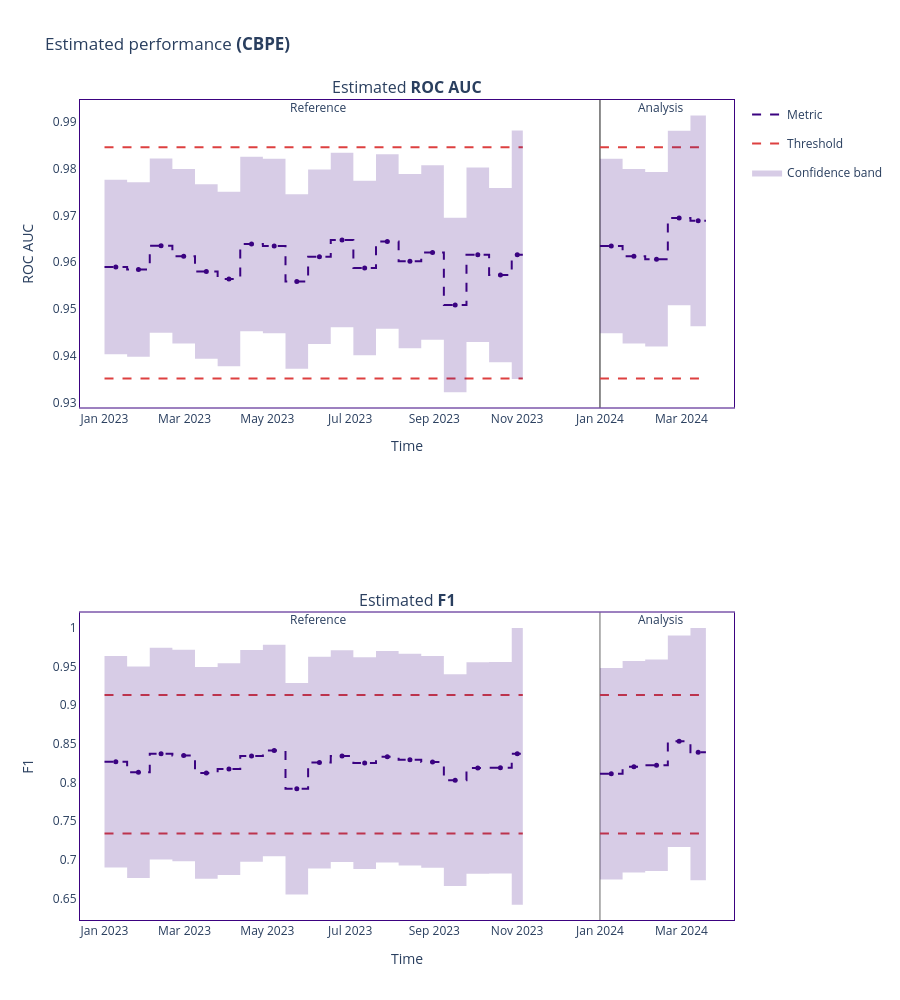

Source (notebook cell):
### Markdown cell above
---
## 6. CBPE — Performance Estimation Without Ground Truth <a id='6-cbpe'></a>

**Confidence-Based Performance Estimation (CBPE)** works in two phases:

1. **Fit on reference:** Learn a calibrated mapping from the model's predicted probability to the realised performance metric (AUC, F1, etc.).
2. **Estimate on analysis:** Apply that mapping to the analysis set's probabilities. Since the relationship between probability and performance was learned from the reference, the estimate is valid *as long as the model's probability calibration hasn't changed* — i.e., as long as concept drift hasn't occurred.

The key insight: you don't need labels to get a useful performance estimate. You only need the model's output.

### Code cell
CHUNK_SIZE = 400  # number of rows per monitoring chunk

cbpe = nml.CBPE(
    y_pred_proba="y_pred_proba",
    y_pred="y_pred",
    y_true=TARGET_BIN_COL,
    timestamp_column_name="timestamp",
    metrics=["roc_auc", "f1"],
    chunk_size=CHUNK_SIZE,
    problem_type="classification_binary",
)
cbpe.fit(reference_df)
cbpe_results = cbpe.estimate(analysis_df)

cbpe_fig = cbpe_results.plot(kind="performance", metric="roc_auc")
cbpe_fig.show()

# Compare estimated vs actual
results_df = cbpe_results.filter(period="analysis").to_df()
estimated_auc = float(results_df[("roc_auc", "value")].mean())
print(f"Estimated AUC (CBPE) : {estimated_auc:.4f}")
print(f"Actual    AUC        : {actual_auc:.4f}")
print(f"CBPE error           : {abs(actual_auc - estimated_auc):.4f}")

### Figure 1 — Plotly figure (JSON) as saved in the notebook; plotly's stock layout.template omitted (floating-point values rounded to 4 significant figures; data arrays with more than 128 entries replaced by an {"elided": "..."} marker saying what was removed)
{"data": [{"hoverinfo": "skip", "legendgroup": "metric_reference", "line": {"color": "#3b0280", "dash": "dash", "shape": "hv", "width": 2}, "mode": "lines", "name": "Metric", "showlegend": true, "type": "scatter", "x": ["2023-01-01T00:00:00", "2023-01-17T16:00:00", "2023-02-03T08:00:00", "2023-02-20T00:00:00", "2023-03-08T16:00:00", "2023-03-25T08:00:00", "2023-04-11T00:00:00", "2023-04-27T16:00:00", "2023-05-14T08:00:00", "2023-05-31T00:00:00", "2023-06-16T16:00:00", "2023-07-03T08:00:00", "2023-07-20T00:00:00", "2023-08-05T16:00:00", "2023-08-22T08:00:00", "2023-09-08T00:00:00", "2023-09-24T16:00:00", "2023-10-11T08:00:00", "2023-10-28T00:00:00", "2023-11-05T04:00:00"], "xaxis": "x", "y": [0.959, 0.9585, 0.9635, 0.9613, 0.958, 0.9564, 0.9639, 0.9635, 0.9559, 0.9612, 0.9647, 0.9588, 0.9644, 0.9602, 0.9621, 0.9509, 0.9616, 0.9573, 0.9616, 0.9616], "yaxis": "y"}, {"customdata": {"elided": "19x7 mixed values"}, "hovertemplate": "%{customdata[1]} &nbsp; &nbsp; %{customdata[2]} <br />Chunk: <b>%{customdata[3]}</b> &nbsp; &nbsp; %{customdata[4]} <br />%{customdata[0]}: <b>%{customdata[5]}</b><br />Confidence band: +/- <b>%{customdata[6]}</b><br /><extra></extra>", "legendgroup": "metric_reference", "line": {"dash": "dash"}, "marker": {"color": "#3b0280", "size": 5, "symbol": "circle"}, "mode": "markers", "name": "Metric", "showlegend": false, "type": "scatter", "x": ["2023-01-09T08:00:00", "2023-01-26T00:00:00", "2023-02-11T16:00:00", "2023-02-28T08:00:00", "2023-03-17T00:00:00", "2023-04-02T16:00:00", "2023-04-19T08:00:00", "2023-05-06T00:00:00", "2023-05-22T16:00:00", "2023-06-08T08:00:00", "2023-06-25T00:00:00", "2023-07-11T16:00:00", "2023-07-28T08:00:00", "2023-08-14T00:00:00", "2023-08-30T16:00:00", "2023-09-16T08:00:00", "2023-10-03T00:00:00", "2023-10-19T16:00:00", "2023-11-01T02:00:00"], "xaxis": "x", "y": [0.959, 0.9585, 0.9635, 0.9613, 0.958, 0.9564, 0.9639, 0.9635, 0.9559, 0.9612, 0.9647, 0.9588, 0.9644, 0.9602, 0.9621, 0.9509, 0.9616, 0.9573, 0.9616, 0.9616], "yaxis": "y"}, {"hoverinfo": "skip", "legendgroup": "metric_analysis", "line": {"color": "#3b0280", "dash": "dash", "shape": "hv", "width": 2}, "mode": "lines", "name": "Metric", "showlegend": false, "type": "scatter", "x": ["2024-01-01T00:00:00", "2024-01-17T16:00:00", "2024-02-03T08:00:00", "2024-02-20T00:00:00", "2024-03-07T16:00:00", "2024-03-19T01:00:00"], "xaxis": "x", "y": [0.9635, 0.9613, 0.9606, 0.9695, 0.9688, 0.9688], "yaxis": "y"}, {"customdata": [["Estimated <b>ROC AUC</b>", "<b style=\"color:Colors.INDIGO_PERSIAN;line-height:60px\">Analysis</b>", "", "[0:399]", "From <b>Jan-01-2024</b> to <b>Jan-17-2024</b>", 0.9635, 0.0186], ["Estimated <b>ROC AUC</b>", "<b style=\"color:Colors.INDIGO_PERSIAN;line-height:60px\">Analysis</b>", "", "[400:799]", "From <b>Jan-17-2024</b> to <b>Feb-03-2024</b>", 0.9613, 0.0186], ["Estimated <b>ROC AUC</b>", "<b style=\"color:Colors.INDIGO_PERSIAN;line-height:60px\">Analysis</b>", "", "[800:1199]", "From <b>Feb-03-2024</b> to <b>Feb-19-2024</b>", 0.9606, 0.0186], ["Estimated <b>ROC AUC</b>", "<b style=\"color:Colors.INDIGO_PERSIAN;line-height:60px\">Analysis</b>", "", "[1200:1599]", "From <b>Feb-20-2024</b> to <b>Mar-07-2024</b>", 0.9695, 0.0186], ["Estimated <b>ROC AUC</b>", "<b style=\"color:Colors.INDIGO_PERSIAN;line-height:60px\">Analysis</b>", "", "[1600:1873]", "From <b>Mar-07-2024</b> to <b>Mar-19-2024</b>", 0.9688, 0.0224]], "hovertemplate": "%{customdata[1]} &nbsp; &nbsp; %{customdata[2]} <br />Chunk: <b>%{customdata[3]}</b> &nbsp; &nbsp; %{customdata[4]} <br />%{customdata[0]}: <b>%{customdata[5]}</b><br />Confidence band: +/- <b>%{customdata[6]}</b><br /><extra></extra>", "legendgroup": "metric_analysis", "line": {"dash": "dash"}, "marker": {"color": "#3b0280", "size": 5, "symbol": "circle"}, "mode": "markers", "name": "Metric", "showlegend": false, "type": "scatter", "x": ["2024-01-09T08:00:00", "2024-01-26T00:00:00", "2024-02-11T16:00:00", "2024-02-28T08:00:00", "2024-03-13T08:30:00"], "xaxis": "x", "y": [0.9635, 0.9613, 0.9606, 0.9695, 0.9688, 0.9688], "yaxis": "y"}, {"hoverinfo": "skip", "legendgroup": "alert", "marker": {"color": "#DD4040", "size": 8, "symbol": "diamond"}, "mode": "markers", "name": "Alert", "showlegend": true, "type": "scatter", "x": [], "xaxis": "x", "y": [], "yaxis": "y"}, {"hoverinfo": "skip", "legendgroup": "thresh", "line": {"color": "#DD4040", "dash": "dash", "width": 2}, "mode": "lines", "name": "Threshold", "showlegend": true, "type": "scatter", "x": ["2023-01-01T00:00:00", "2023-01-17T16:00:00", "2023-02-03T08:00:00", "2023-02-20T00:00:00", "2023-03-08T16:00:00", "2023-03-25T08:00:00", "2023-04-11T00:00:00", "2023-04-27T16:00:00", "2023-05-14T08:00:00", "2023-05-31T00:00:00", "2023-06-16T16:00:00", "2023-07-03T08:00:00", "2023-07-20T00:00:00", "2023-08-05T16:00:00", "2023-08-22T08:00:00", "2023-09-08T00:00:00", "2023-09-24T16:00:00", "2023-10-11T08:00:00", "2023-10-28T00:00:00", "2023-11-05T04:00:00"], "xaxis": "x", "y": [0.9845, 0.9845, 0.9845, 0.9845, 0.9845, 0.9845, 0.9845, 0.9845, 0.9845, 0.9845, 0.9845, 0.9845, 0.9845, 0.9845, 0.9845, 0.9845, 0.9845, 0.9845, 0.9845, 0.9845], "yaxis": "y"}, {"hoverinfo": "skip", "legendgroup": "thresh", "line": {"color": "#DD4040", "dash": "dash", "width": 2}, "mode": "lines", "name": "Threshold", "showlegend": false, "type": "scatter", "x": ["2023-01-01T00:00:00", "2023-01-17T16:00:00", "2023-02-03T08:00:00", "2023-02-20T00:00:00", "2023-03-08T16:00:00", "2023-03-25T08:00:00", "2023-04-11T00:00:00", "2023-04-27T16:00:00", "2023-05-14T08:00:00", "2023-05-31T00:00:00", "2023-06-16T16:00:00", "2023-07-03T08:00:00", "2023-07-20T00:00:00", "2023-08-05T16:00:00", "2023-08-22T08:00:00", "2023-09-08T00:00:00", "2023-09-24T16:00:00", "2023-10-11T08:00:00", "2023-10-28T00:00:00", "2023-11-05T04:00:00"], "xaxis": "x", "y": [0.9352, 0.9352, 0.9352, 0.9352, 0.9352, 0.9352, 0.9352, 0.9352, 0.9352, 0.9352, 0.9352, 0.9352, 0.9352, 0.9352, 0.9352, 0.9352, 0.9352, 0.9352, 0.9352, 0.9352], "yaxis": "y"}, {"hoverinfo": "skip", "legendgroup": "thresh", "line": {"color": "#DD4040", "dash": "dash", "width": 2}, "mode": "lines", "name": "Threshold", "showlegend": false, "type": "scatter", "x": ["2024-01-01T00:00:00", "2024-01-17T16:00:00", "2024-02-03T08:00:00", "2024-02-20T00:00:00", "2024-03-07T16:00:00", "2024-03-19T01:00:00"], "xaxis": "x", "y": [0.9845, 0.9845, 0.9845, 0.9845, 0.9845, 0.9845], "yaxis": "y"}, {"hoverinfo": "skip", "legendgroup": "thresh", "line": {"color": "#DD4040", "dash": "dash", "width": 2}, "mode": "lines", "name": "Threshold", "showlegend": false, "type": "scatter", "x": ["2024-01-01T00:00:00", "2024-01-17T16:00:00", "2024-02-03T08:00:00", "2024-02-20T00:00:00", "2024-03-07T16:00:00", "2024-03-19T01:00:00"], "xaxis": "x", "y": [0.9352, 0.9352, 0.9352, 0.9352, 0.9352, 0.9352], "yaxis": "y"}, {"connectgaps": true, "hoverinfo": "skip", "line": {"color": "rgba(0,0,0,0)", "shape": "hv"}, "mode": "lines", "name": "Confidence band", "showlegend": false, "type": "scatter", "x": ["2023-01-01T00:00:00", "2023-01-17T16:00:00", "2023-02-03T08:00:00", "2023-02-20T00:00:00", "2023-03-08T16:00:00", "2023-03-25T08:00:00", "2023-04-11T00:00:00", "2023-04-27T16:00:00", "2023-05-14T08:00:00", "2023-05-31T00:00:00", "2023-06-16T16:00:00", "2023-07-03T08:00:00", "2023-07-20T00:00:00", "2023-08-05T16:00:00", "2023-08-22T08:00:00", "2023-09-08T00:00:00", "2023-09-24T16:00:00", "2023-10-11T08:00:00", "2023-10-28T00:00:00", "2023-11-05T04:00:00"], "xaxis": "x", "y": [0.9776, 0.977, 0.9821, 0.9799, 0.9766, 0.975, 0.9825, 0.982, 0.9745, 0.9798, 0.9833, 0.9773, 0.983, 0.9788, 0.9807, 0.9695, 0.9802, 0.9758, 0.9881, 0.9881], "yaxis": "y"}, {"connectgaps": true, "fill": "tonexty", "fillcolor": "rgba(0.23137254901960785, 0.00784313725490196, 0.5019607843137255, 0.2)", "hoverinfo": "skip", "line": {"color": "rgba(0,0,0,0)", "shape": "hv"}, "mode": "lines", "name": "Confidence band", "showlegend": true, "type": "scatter", "x": ["2023-01-01T00:00:00", "2023-01-17T16:00:00", "2023-02-03T08:00:00", "2023-02-20T00:00:00", "2023-03-08T16:00:00", "2023-03-25T08:00:00", "2023-04-11T00:00:00", "2023-04-27T16:00:00", "2023-05-14T08:00:00", "2023-05-31T00:00:00", "2023-06-16T16:00:00", "2023-07-03T08:00:00", "2023-07-20T00:00:00", "2023-08-05T16:00:00", "2023-08-22T08:00:00", "2023-09-08T00:00:00", "2023-09-24T16:00:00", "2023-10-11T08:00:00", "2023-10-28T00:00:00", "2023-11-05T04:00:00"], "xaxis": "x", "y": [0.9404, 0.9399, 0.945, 0.9427, 0.9395, 0.9379, 0.9453, 0.9449, 0.9373, 0.9426, 0.9462, 0.9402, 0.9458, 0.9417, 0.9435, 0.9323, 0.943, 0.9387, 0.9351, 0.9351], "yaxis": "y"}, {"connectgaps": true, "hoverinfo": "skip", "line": {"color": "rgba(0,0,0,0)", "shape": "hv"}, "mode": "lines", "name": "Confidence band", "showlegend": false, "type": "scatter", "x": ["2024-01-01T00:00:00", "2024-01-17T16:00:00", "2024-02-03T08:00:00", "2024-02-20T00:00:00", "2024-03-07T16:00:00", "2024-03-19T01:00:00"], "xaxis": "x", "y": [0.9821, 0.9799, 0.9792, 0.988, 0.9913, 0.9913], "yaxis": "y"}, {"connectgaps": true, "fill": "tonexty", "fillcolor": "rgba(0.23137254901960785, 0.00784313725490196, 0.5019607843137255, 0.2)", "hoverinfo": "skip", "line": {"color": "rgba(0,0,0,0)", "shape": "hv"}, "mode": "lines", "name": "Confidence band", "showlegend": false, "type": "scatter", "x": ["2024-01-01T00:00:00", "2024-01-17T16:00:00", "2024-02-03T08:00:00", "2024-02-20T00:00:00", "2024-03-07T16:00:00", "2024-03-19T01:00:00"], "xaxis": "x", "y": [0.9449, 0.9427, 0.9421, 0.9509, 0.9464, 0.9464], "yaxis": "y"}, {"hoverinfo": "skip", "legendgroup": "metric_reference", "line": {"color": "#3b0280", "dash": "dash", "shape": "hv", "width": 2}, "mode": "lines", "name": "Metric", "showlegend": false, "type": "scatter", "x": ["2023-01-01T00:00:00", "2023-01-17T16:00:00", "2023-02-03T08:00:00", "2023-02-20T00:00:00", "2023-03-08T16:00:00", "2023-03-25T08:00:00", "2023-04-11T00:00:00", "2023-04-27T16:00:00", "2023-05-14T08:00:00", "2023-05-31T00:00:00", "2023-06-16T16:00:00", "2023-07-03T08:00:00", "2023-07-20T00:00:00", "2023-08-05T16:00:00", "2023-08-22T08:00:00", "2023-09-08T00:00:00", "2023-09-24T16:00:00", "2023-10-11T08:00:00", "2023-10-28T00:00:00", "2023-11-05T04:00:00"], "xaxis": "x2", "y": [0.8268, 0.8134, 0.8374, 0.835, 0.8124, 0.8174, 0.8344, 0.8414, 0.7919, 0.8258, 0.8342, 0.8251, 0.8334, 0.8296, 0.8267, 0.8031, 0.8189, 0.8191, 0.8371, 0.8371], "yaxis": "y2"}, {"customdata": {"elided": "19x7 mixed values"}, "hovertemplate": "%{customdata[1]} &nbsp; &nbsp; %{customdata[2]} <br />Chunk: <b>%{customdata[3]}</b> &nbsp; &nbsp; %{customdata[4]} <br />%{customdata[0]}: <b>%{customdata[5]}</b><br />Confidence band: +/- <b>%{customdata[6]}</b><br /><extra></extra>", "legendgroup": "metric_reference", "line": {"dash": "dash"}, "marker": {"color": "#3b0280", "size": 5, "symbol": "circle"}, "mode": "markers", "name": "Metric", "showlegend": false, "type": "scatter", "x": ["2023-01-09T08:00:00", "2023-01-26T00:00:00", "2023-02-11T16:00:00", "2023-02-28T08:00:00", "2023-03-17T00:00:00", "2023-04-02T16:00:00", "2023-04-19T08:00:00", "2023-05-06T00:00:00", "2023-05-22T16:00:00", "2023-06-08T08:00:00", "2023-06-25T00:00:00", "2023-07-11T16:00:00", "2023-07-28T08:00:00", "2023-08-14T00:00:00", "2023-08-30T16:00:00", "2023-09-16T08:00:00", "2023-10-03T00:00:00", "2023-10-19T16:00:00", "2023-11-01T02:00:00"], "xaxis": "x2", "y": [0.8268, 0.8134, 0.8374, 0.835, 0.8124, 0.8174, 0.8344, 0.8414, 0.7919, 0.8258, 0.8342, 0.8251, 0.8334, 0.8296, 0.8267, 0.8031, 0.8189, 0.8191, 0.8371, 0.8371], "yaxis": "y2"}, {"hoverinfo": "skip", "legendgroup": "metric_analysis", "line": {"color": "#3b0280", "dash": "dash", "shape": "hv", "width": 2}, "mode": "lines", "name": "Metric", "showlegend": false, "type": "scatter", "x": ["2024-01-01T00:00:00", "2024-01-17T16:00:00", "2024-02-03T08:00:00", "2024-02-20T00:00:00", "2024-03-07T16:00:00", "2024-03-19T01:00:00"], "xaxis": "x2", "y": [0.8114, 0.8204, 0.8224, 0.8534, 0.8391, 0.8391], "yaxis": "y2"}, {"customdata": [["Estimated <b>F1</b>", "<b style=\"color:Colors.INDIGO_PERSIAN;line-height:60px\">Analysis</b>", "", "[0:399]", "From <b>Jan-01-2024</b> to <b>Jan-17-2024</b>", 0.8114, 0.1368], ["Estimated <b>F1</b>", "<b style=\"color:Colors.INDIGO_PERSIAN;line-height:60px\">Analysis</b>", "", "[400:799]", "From <b>Jan-17-2024</b> to <b>Feb-03-2024</b>", 0.8204, 0.1368], ["Estimated <b>F1</b>", "<b style=\"color:Colors.INDIGO_PERSIAN;line-height:60px\">Analysis</b>", "", "[800:1199]", "From <b>Feb-03-2024</b> to <b>Feb-19-2024</b>", 0.8224, 0.1368], ["Estimated <b>F1</b>", "<b style=\"color:Colors.INDIGO_PERSIAN;line-height:60px\">Analysis</b>", "", "[1200:1599]", "From <b>Feb-20-2024</b> to <b>Mar-07-2024</b>", 0.8534, 0.1368], ["Estimated <b>F1</b>", "<b style=\"color:Colors.INDIGO_PERSIAN;line-height:60px\">Analysis</b>", "", "[1600:1873]", "From <b>Mar-07-2024</b> to <b>Mar-19-2024</b>", 0.8391, 0.1653]], "hovertemplate": "%{customdata[1]} &nbsp; &nbsp; %{customdata[2]} <br />Chunk: <b>%{customdata[3]}</b> &nbsp; &nbsp; %{customdata[4]} <br />%{customdata[0]}: <b>%{customdata[5]}</b><br />Confidence band: +/- <b>%{customdata[6]}</b><br /><extra></extra>", "legendgroup": "metric_analysis", "line": {"dash": "dash"}, "marker": {"color": "#3b0280", "size": 5, "symbol": "circle"}, "mode": "markers", "name": "Metric", "showlegend": false, "type": "scatter", "x": ["2024-01-09T08:00:00", "2024-01-26T00:00:00", "2024-02-11T16:00:00", "2024-02-28T08:00:00", "2024-03-13T08:30:00"], "xaxis": "x2", "y": [0.8114, 0.8204, 0.8224, 0.8534, 0.8391, 0.8391], "yaxis": "y2"}, {"hoverinfo": "skip", "legendgroup": "alert", "marker": {"color": "#DD4040", "size": 8, "symbol": "diamond"}, "mode": "markers", "name": "Alert", "showlegend": false, "type": "scatter", "x": [], "xaxis": "x2", "y": [], "yaxis": "y2"}, {"hoverinfo": "skip", "legendgroup": "thresh", "line": {"color": "#DD4040", "dash": "dash", "width": 2}, "mode": "lines", "name": "Threshold", "showlegend": false, "type": "scatter", "x": ["2023-01-01T00:00:00", "2023-01-17T16:00:00", "2023-02-03T08:00:00", "2023-02-20T00:00:00", "2023-03-08T16:00:00", "2023-03-25T08:00:00", "2023-04-11T00:00:00", "2023-04-27T16:00:00", "2023-05-14T08:00:00", "2023-05-31T00:00:00", "2023-06-16T16:00:00", "2023-07-03T08:00:00", "2023-07-20T00:00:00", "2023-08-05T16:00:00", "2023-08-22T08:00:00", "2023-09-08T00:00:00", "2023-09-24T16:00:00", "2023-10-11T08:00:00", "2023-10-28T00:00:00", "2023-11-05T04:00:00"], "xaxis": "x2", "y": [0.9132, 0.9132, 0.9132, 0.9132, 0.9132, 0.9132, 0.9132, 0.9132, 0.9132, 0.9132, 0.9132, 0.9132, 0.9132, 0.9132, 0.9132, 0.9132, 0.9132, 0.9132, 0.9132, 0.9132], "yaxis": "y2"}, {"hoverinfo": "skip", "legendgroup": "thresh", "line": {"color": "#DD4040", "dash": "dash", "width": 2}, "mode": "lines", "name": "Threshold", "showlegend": false, "type": "scatter", "x": ["2023-01-01T00:00:00", "2023-01-17T16:00:00", "2023-02-03T08:00:00", "2023-02-20T00:00:00", "2023-03-08T16:00:00", "2023-03-25T08:00:00", "2023-04-11T00:00:00", "2023-04-27T16:00:00", "2023-05-14T08:00:00", "2023-05-31T00:00:00", "2023-06-16T16:00:00", "2023-07-03T08:00:00", "2023-07-20T00:00:00", "2023-08-05T16:00:00", "2023-08-22T08:00:00", "2023-09-08T00:00:00", "2023-09-24T16:00:00", "2023-10-11T08:00:00", "2023-10-28T00:00:00", "2023-11-05T04:00:00"], "xaxis": "x2", "y": [0.7342, 0.7342, 0.7342, 0.7342, 0.7342, 0.7342, 0.7342, 0.7342, 0.7342, 0.7342, 0.7342, 0.7342, 0.7342, 0.7342, 0.7342, 0.7342, 0.7342, 0.7342, 0.7342, 0.7342], "yaxis": "y2"}, {"hoverinfo": "skip", "legendgroup": "thresh", "line": {"color": "#DD4040", "dash": "dash", "width": 2}, "mode": "lines", "name": "Threshold", "showlegend": false, "type": "scatter", "x": ["2024-01-01T00:00:00", "2024-01-17T16:00:00", "2024-02-03T08:00:00", "2024-02-20T00:00:00", "2024-03-07T16:00:00", "2024-03-19T01:00:00"], "xaxis": "x2", "y": [0.9132, 0.9132, 0.9132, 0.9132, 0.9132, 0.9132], "yaxis": "y2"}, {"hoverinfo": "skip", "legendgroup": "thresh", "line": {"color": "#DD4040", "dash": "dash", "width": 2}, "mode": "lines", "name": "Threshold", "showlegend": false, "type": "scatter", "x": ["2024-01-01T00:00:00", "2024-01-17T16:00:00", "2024-02-03T08:00:00", "2024-02-20T00:00:00", "2024-03-07T16:00:00", "2024-03-19T01:00:00"], "xaxis": "x2", "y": [0.7342, 0.7342, 0.7342, 0.7342, 0.7342, 0.7342], "yaxis": "y2"}, {"connectgaps": true, "hoverinfo": "skip", "line": {"color": "rgba(0,0,0,0)", "shape": "hv"}, "mode": "lines", "name": "Confidence band", "showlegend": false, "type": "scatter", "x": ["2023-01-01T00:00:00", "2023-01-17T16:00:00", "2023-02-03T08:00:00", "2023-02-20T00:00:00", "2023-03-08T16:00:00", "2023-03-25T08:00:00", "2023-04-11T00:00:00", "2023-04-27T16:00:00", "2023-05-14T08:00:00", "2023-05-31T00:00:00", "2023-06-16T16:00:00", "2023-07-03T08:00:00", "2023-07-20T00:00:00", "2023-08-05T16:00:00", "2023-08-22T08:00:00", "2023-09-08T00:00:00", "2023-09-24T16:00:00", "2023-10-11T08:00:00", "2023-10-28T00:00:00", "2023-11-05T04:00:00"], "xaxis": "x2", "y": [0.9636, 0.9502, 0.9742, 0.9718, 0.9493, 0.9542, 0.9713, 0.9782, 0.9287, 0.9626, 0.971, 0.962, 0.9702, 0.9664, 0.9635, 0.9399, 0.9557, 0.956, 1, 1], "yaxis": "y2"}, {"connectgaps": true, "fill": "tonexty", "fillcolor": "rgba(0.23137254901960785, 0.00784313725490196, 0.5019607843137255, 0.2)", "hoverinfo": "skip", "line": {"color": "rgba(0,0,0,0)", "shape": "hv"}, "mode": "lines", "name": "Confidence band", "showlegend": false, "type": "scatter", "x": ["2023-01-01T00:00:00", "2023-01-17T16:00:00", "2023-02-03T08:00:00", "2023-02-20T00:00:00", "2023-03-08T16:00:00", "2023-03-25T08:00:00", "2023-04-11T00:00:00", "2023-04-27T16:00:00", "2023-05-14T08:00:00", "2023-05-31T00:00:00", "2023-06-16T16:00:00", "2023-07-03T08:00:00", "2023-07-20T00:00:00", "2023-08-05T16:00:00", "2023-08-22T08:00:00", "2023-09-08T00:00:00", "2023-09-24T16:00:00", "2023-10-11T08:00:00", "2023-10-28T00:00:00", "2023-11-05T04:00:00"], "xaxis": "x2", "y": [0.69, 0.6766, 0.7006, 0.6981, 0.6756, 0.6806, 0.6976, 0.7046, 0.6551, 0.6889, 0.6974, 0.6883, 0.6965, 0.6928, 0.6899, 0.6662, 0.6821, 0.6823, 0.6421, 0.6421], "yaxis": "y2"}, {"connectgaps": true, "hoverinfo": "skip", "line": {"color": "rgba(0,0,0,0)", "shape": "hv"}, "mode": "lines", "name": "Confidence band", "showlegend": false, "type": "scatter", "x": ["2024-01-01T00:00:00", "2024-01-17T16:00:00", "2024-02-03T08:00:00", "2024-02-20T00:00:00", "2024-03-07T16:00:00", "2024-03-19T01:00:00"], "xaxis": "x2", "y": [0.9482, 0.9572, 0.9592, 0.9902, 1, 1], "yaxis": "y2"}, {"connectgaps": true, "fill": "tonexty", "fillcolor": "rgba(0.23137254901960785, 0.00784313725490196, 0.5019607843137255, 0.2)", "hoverinfo": "skip", "line": {"color": "rgba(0,0,0,0)", "shape": "hv"}, "mode": "lines", "name": "Confidence band", "showlegend": false, "type": "scatter", "x": ["2024-01-01T00:00:00", "2024-01-17T16:00:00", "2024-02-03T08:00:00", "2024-02-20T00:00:00", "2024-03-07T16:00:00", "2024-03-19T01:00:00"], "xaxis": "x2", "y": [0.6746, 0.6836, 0.6856, 0.7166, 0.6738, 0.6738], "yaxis": "y2"}], "layout": {"annotations": [{"font": {"size": 16}, "showarrow": false, "text": "Estimated <b>ROC AUC</b>", "x": 0.5, "xanchor": "center", "xref": "paper", "y": 1, "yanchor": "bottom", "yref": "paper"}, {"font": {"size": 16}, "showarrow": false, "text": "Estimated <b>F1</b>", "x": 0.5, "xanchor": "center", "xref": "paper", "y": 0.375, "yanchor": "bottom", "yref": "paper"}, {"showarrow": false, "text": "Reference", "x": "2023-05-31T00:00:00", "xref": "x", "xshift": 10, "y": 1.01, "yref": "y domain"}, {"showarrow": false, "text": "Analysis", "x": "2024-02-03T08:00:00", "xref": "x", "xshift": 15, "y": 1.01, "yref": "y domain"}, {"showarrow": false, "text": "Reference", "x": "2023-05-31T00:00:00", "xref": "x2", "xshift": 10, "y": 1.01, "yref": "y2 domain"}, {"showarrow": false, "text": "Analysis", "x": "2024-02-03T08:00:00", "xref": "x2", "xshift": 15, "y": 1.01, "yref": "y2 domain"}], "height": 1000, "hoverlabel": {"bgcolor": "white", "font": {"size": 14}}, "legend": {"itemclick": false, "itemdoubleclick": false, "traceorder": "grouped"}, "paper_bgcolor": "rgba(255,255,255,1)", "plot_bgcolor": "rgba(255,255,255,1)", "shapes": [{"layer": "below", "line": {"color": "#666666", "width": 1}, "type": "line", "x0": "2024-01-01T00:00:00", "x1": "2024-01-01T00:00:00", "xref": "x", "y0": 0, "y1": 1, "yref": "y domain"}, {"layer": "below", "line": {"color": "#666666", "width": 1}, "type": "line", "x0": "2024-01-01T00:00:00", "x1": "2024-01-01T00:00:00", "xref": "x", "y0": 0, "y1": 1, "yref": "y domain"}, {"layer": "below", "line": {"color": "#666666", "width": 1}, "type": "line", "x0": "2024-01-01T00:00:00", "x1": "2024-01-01T00:00:00", "xref": "x2", "y0": 0, "y1": 1, "yref": "y2 domain"}], "title": {"text": "Estimated performance <b>(CBPE)</b>"}, "xaxis": {"anchor": "y", "domain": [0, 1], "linecolor": "#3b0280", "matches": "x", "mirror": true, "showgrid": false, "title": {"text": "Time"}, "zeroline": false}, "xaxis2": {"anchor": "y2", "domain": [0, 1], "linecolor": "#3b0280", "matches": "x", "mirror": true, "showgrid": false, "title": {"text": "Time"}, "zeroline": false}, "yaxis": {"anchor": "x", "domain": [0.625, 1], "linecolor": "#3b0280", "mirror": true, "showgrid": false, "title": {"text": "ROC AUC"}, "zeroline": false}, "yaxis2": {"anchor": "x2", "domain": [0, 0.375], "linecolor": "#3b0280", "mirror": true, "showgrid": false, "title": {"text": "F1"}, "zeroline": false}}}
